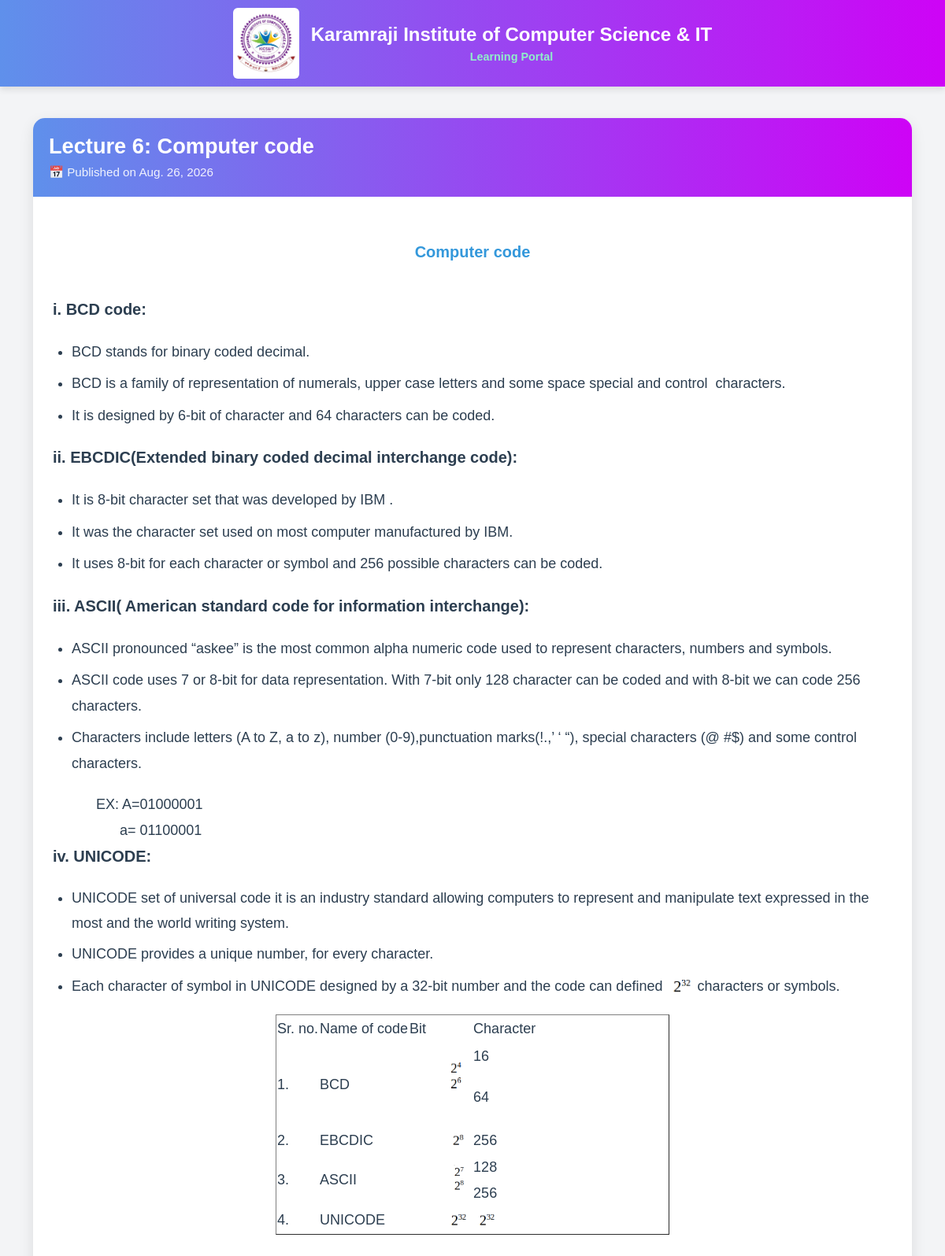
The app's page /note/43/ with its own data.
### courses/models.py (models this page shows, shortened)
class Note(models.Model):
    chapter = models.ForeignKey("Chapter", on_delete=models.CASCADE, related_name="notes")
    title = models.CharField(max_length=200)
    topic_number = models.PositiveIntegerField(default=1)
    content = RichTextUploadingField(blank=True, null=True)
    file = models.FileField(upload_to="notes/", blank=True, null=True)
    publish_date = models.DateField(default=date.today)
    is_visible = models.BooleanField(default=True)  # ✅ Toggle visibility
    class Meta:
        ordering = ["-publish_date", "topic_number"]

### courses/views.py (the view)
# urls.py: path("note/<int:note_id>/", views.note_detail, name="note_detail"),
def note_detail(request, note_id):
    note = get_object_or_404(Note, id=note_id, is_visible=True)
    return render(request, "courses/note_detail.html", {"note": note})

### courses/templates/courses/note_detail.html (shortened to what this page needs)
{% load static %}
<!DOCTYPE html>
<html lang="en">
<head>
  <link rel="stylesheet" href="{% static 'bootstrap/css/bootstrap.min.css' %}">
</head>
<body>
  <div class="navbar">
    <div class="navbar-left">
      <img src="{% static 'images/logo.jpg' %}" alt="Institute Logo" />
      <div class="navbar-title">
        Karamraji Institute of Computer Science & IT
        <span id="e">Learning Portal</span>
      </div>
    </div>
  </div>
  <div class="container">
    <div class="note-container">
      <div class="note-header">
        <h2>Lecture {{ note.topic_number }}: {{ note.title }}</h2>
        <p>📅 Published on {{ note.publish_date }}</p>
      </div>
      <div class="note-body">
        <div class="note-content">
          {{ note.content|safe }}
        </div>
      </div>
    </div>
  </div>
</body>
</html>

### courses/templates/courses/note_detail.html (style rules this page uses)
body { background: #f3f4f6; font-family: Arial, sans-serif; }
.navbar { display: flex; align-items: center; justify-content: center; flex-wrap: wrap; background: linear-gradient(to right, #5f90eb, #ce03f6); padding: 10px 20px; color: #fefefe; box-shadow: 0 4px 8px rgba(0, 0, 0, 0.1); }
.navbar-left { display: flex; align-items: center; gap: 15px; flex-wrap: wrap; justify-content: center; text-align: center; }
.navbar-left img { height: 90px; border-radius: 6px; transition: height 0.3s ease; }
.navbar-title { font-size: 2vw; font-weight: 600; text-align: center; color: #ffffff; word-break: break-word; }
#e { font-size: 1.2vw; color: rgb(144, 238, 202); font-weight: 600; display: block; }
.note-container { background: #fff; border-radius: 15px; box-shadow: 0 6px 18px rgba(0,0,0,0.1); margin: 40px auto; padding: 0; overflow: hidden; animation: fadeIn 0.6s ease-in-out; }
.note-header { background: linear-gradient(to right, #5f90eb, #ce03f6); color: white; padding: 20px; }
.note-header h2 { font-size: 1.7rem; margin: 0; font-weight: 700; }
.note-header p { margin: 5px 0 0; font-size: 0.95rem; opacity: 0.9; }
.note-body { padding: 25px; }
.note-content { font-size: 1.1rem; line-height: 1.7; color: #333; word-wrap: break-word; }
.note-content img { max-width: 100% !important; height: auto !important; object-fit: contain; }
.note-content table { max-width: 100% !important; display: block; overflow-x: auto; white-space: nowrap; }
.note-content { font-family: -apple-system, BlinkMacSystemFont, "Segoe UI", Roboto, Helvetica, Arial, sans-serif; font-size: 1.05rem; line-height: 1.75; color: #2c3e50; text-align: left; }
.note-content p { margin-bottom: 1.25rem; }
.note-content h1, .note-content h2, .note-content h3, .note-content h4 { line-height: 1.3; margin-top: 1.8rem; margin-bottom: 0.8rem; color: #111; font-weight: 700; }
.note-content h1 { font-size: 1.4rem; }
.note-content ul, .note-content ol { padding-left: 1.5rem; margin-bottom: 1.25rem; }
.note-content li { margin-bottom: 0.5rem; }

### records on screen
Note: topic_number "6", title "Computer code", publish_date "Aug. 26, 2026", content "Computer code i. BCD code: BCD stands for binary coded decimal. BCD is a family of representation of numerals, upper case letters and some space special and control characters. It is designed by 6-bit of character and 64 characters can be coded. ii. EBCDIC(Extended binary coded decimal interchange code): It is 8-bit character set that was developed by IBM . It was the character set used on most computer manufactured by IBM. It uses 8-bit for each character or symbol and 256 possible characters can be coded. iii. ASCII( American standard code for information interchange): ASCII pronounced “askee” is the most common alpha numeric code used to represent characters, numbers and symbols. ASCII…", content (picture)
